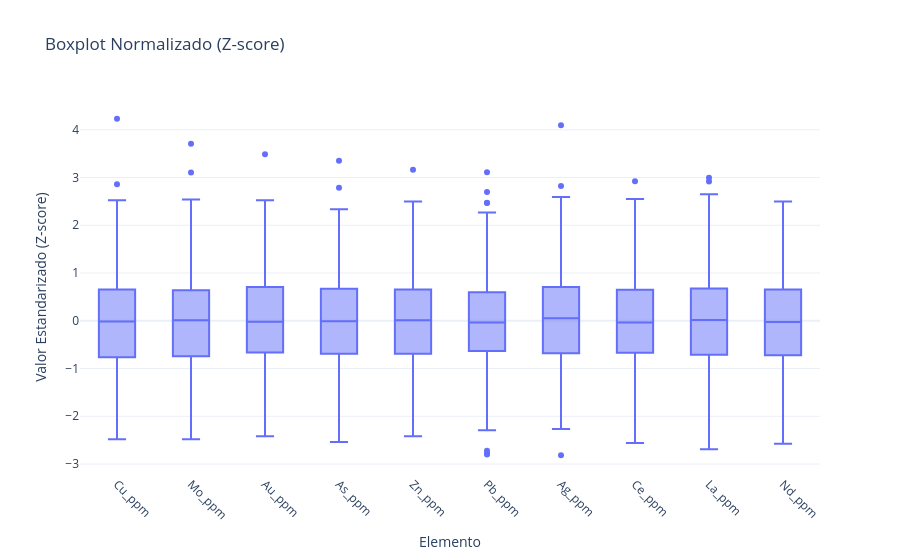

The cell this chart's notebook holds for it:
### Markdown cell above
## Plotly

### Code cell
import plotly.express as px

# Convertir a formato largo (necesario para plotly)
df_long = df_scaled.melt(var_name="Elemento", value_name="Z_score")

fig = px.box(
    df_long,
    x="Elemento",
    y="Z_score",
    points="outliers",  # muestra outliers
    title="Boxplot Normalizado (Z-score)",
)

fig.update_layout(
    xaxis_title="Elemento",
    yaxis_title="Valor Estandarizado (Z-score)",
    xaxis_tickangle=45,
    template="plotly_white"
)

fig.show()

### Figure 1 — Plotly figure (JSON) as saved in the notebook; plotly's stock layout.template omitted (floating-point values rounded to 4 significant figures; data arrays with more than 128 entries replaced by an {"elided": "..."} marker saying what was removed)
{"data": [{"alignmentgroup": "True", "boxpoints": "outliers", "hovertemplate": "Elemento=%{x}<br>Z_score=%{y}<extra></extra>", "legendgroup": "", "marker": {"color": "#636efa"}, "name": "", "notched": false, "offsetgroup": "", "orientation": "v", "showlegend": false, "type": "box", "x": {"elided": "3000 str values"}, "x0": " ", "xaxis": "x", "y": {"elided": "3000 float values"}, "y0": " ", "yaxis": "y"}], "layout": {"boxmode": "group", "legend": {"tracegroupgap": 0}, "title": {"text": "Boxplot Normalizado (Z-score)"}, "xaxis": {"anchor": "y", "domain": [0, 1], "tickangle": 45, "title": {"text": "Elemento"}}, "yaxis": {"anchor": "x", "domain": [0, 1], "title": {"text": "Valor Estandarizado (Z-score)"}}}}
